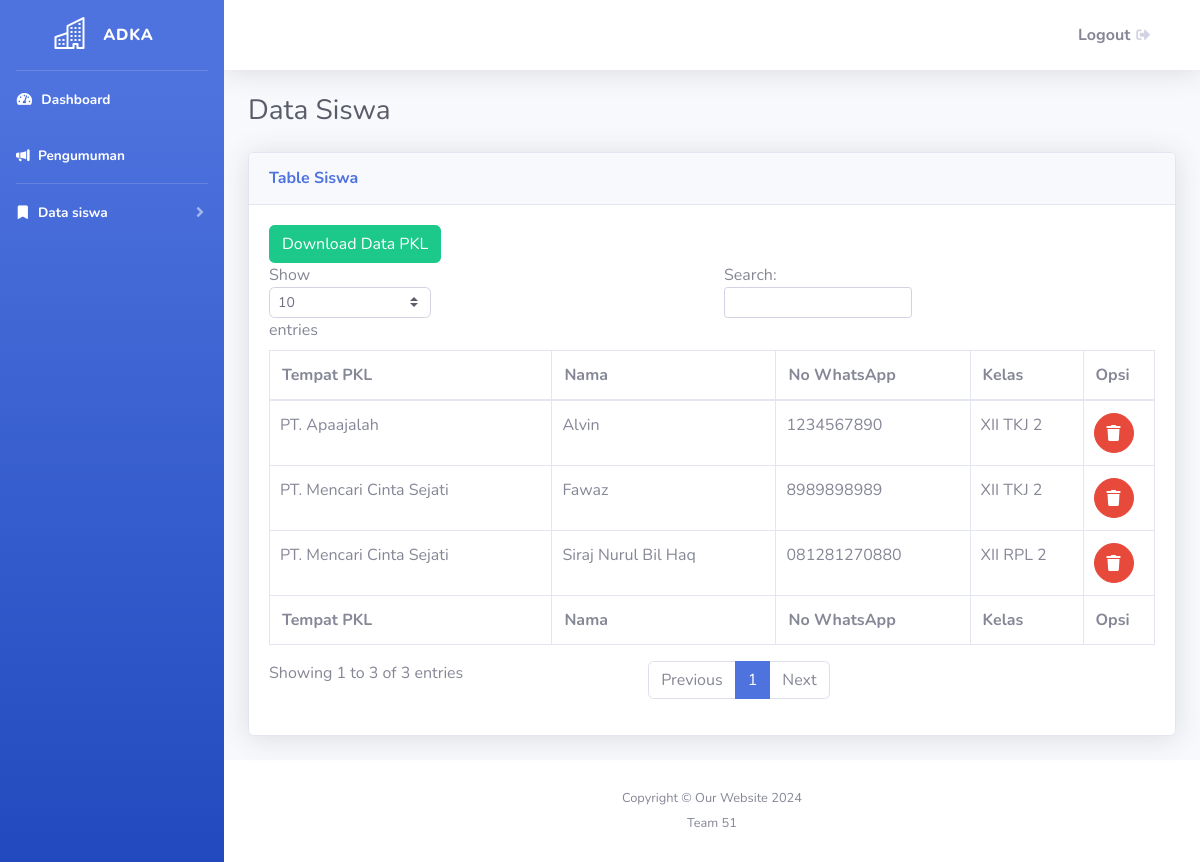
The page /public/pkl/data (signed in) on the database its author committed.
### tables this page shows
CREATE TABLE `tbl_pkl_daftar` (
  `id_daftar` int(11) NOT NULL,
  `id_info` int(11) NOT NULL,
  `id_siswa` int(11) NOT NULL
);

CREATE TABLE `tbl_sas_pkl` (
  `id_info` int(11) NOT NULL,
  `id_admin` int(11) NOT NULL,
  `title_info` varchar(50) NOT NULL,
  `deks_info` varchar(50) NOT NULL,
  `jml_pendaftar` int(11) NOT NULL,
  `created_by` int(11) NOT NULL,
  `created_at` timestamp NOT NULL DEFAULT current_timestamp()
);

CREATE TABLE `tbl_sas_siswa` (
  `id_siswa` int(11) NOT NULL,
  `name_siswa` varchar(50) NOT NULL,
  `nisn_siswa` varchar(10) NOT NULL,
  `address_siswa` varchar(255) NOT NULL,
  `noWA_siswa` varchar(255) NOT NULL,
  `id_jurusan` int(11) NOT NULL,
  `rombel_siswa` varchar(20) NOT NULL,
  `jurusan_siswa` varchar(50) NOT NULL,
  `foto_siswa` longblob NOT NULL,
  `status_siswa_active` tinyint(1) NOT NULL DEFAULT 1,
  `created_at` timestamp NOT NULL DEFAULT current_timestamp(),
  `updated_at` timestamp NOT NULL DEFAULT current_timestamp(),
  `created_by` int(11) DEFAULT NULL,
  `updated_by` int(11) DEFAULT NULL
);

### app/core/Controller.php (called while the page is built, shortened)
<?php
class Controller {
    public function view($view, $data = [])
    {
        require_once '../app/views/' . $view . '.php';
    }
    public function model($model)
    {
        return new $model;
    }
}

### app/controllers/Pkl.php (called while the page is built, shortened)
<?php
class Pkl extends Controller {
    public function data()
    {
        $data['judul'] = 'Pelatihan Kerja Lapangan';
        $data['pkl'] = $this->model('Pkl_model')->downloadPkl();
        $this->view('pkl/data', $data);
    }
}

### app/core/App.php (called while the page is built, shortened)
<?php
class App {
    protected $method = 'index';
    protected $params = [];
    public function __construct()
    {
        $url = $this->parseURL();
        if (!empty($url)) {
            if (file_exists('../app/controllers/' . $url[0] . '.php')) {
                unset($url[0]);
            }
        }
        $this->controller = new $this->controller;
        if( isset($url[1]) ) {
            if( method_exists($this->controller, $url[1]) ) {
                $this->method = $url[1];
            }
        }
        call_user_func_array([$this->controller, $this->method], $this->params);
    }
    public function parseURL()
    {
        if( isset($_GET['url']) ) {
            $url = rtrim($_GET['url'], '/');
            $url = filter_var($url, FILTER_SANITIZE_URL);
            $url = explode('/', $url);
            return $url;
        }
    }
}

### public/index.php (called while the page is built, shortened)
<?php
$app = new App();
?>

### app/core/Database.php (called while the page is built, shortened)
<?php
class Database {
    private $host = DB_HOST;
    private $user = DB_USER;
    private $pass = DB_PASS;
    private $db_name = DB_NAME;
    private $dbh;
    private $stmt;
    public function __construct()
    {
        $dsn = 'mysql:host=' . $this->host . ';dbname=' . $this->db_name;
        $option = [
            PDO::ATTR_PERSISTENT => true,
            PDO::ATTR_ERRMODE => PDO::ERRMODE_EXCEPTION
        ];
        try {
            $this->dbh = new PDO($dsn, $this->user, $this->pass, $option);
        } catch(PDOException $e) {
            die($e->getMessage());
        }
    }
    public function query($query)
    {
        $this->stmt = $this->dbh->prepare($query);
    }
    public function execute()
    {
        $this->stmt->execute();
    }
    public function resultSet()
    {
        $this->execute();
        return $this->stmt->fetchAll(PDO::FETCH_ASSOC);
    }
}

### app/models/Pkl_model.php (called while the page is built, shortened)
<?php
class pkl_model {
    private $db;
    public function __construct()
    {
        $this->db = new Database;
    }
    public function downloadPkl()
    {
        $this->db->query('SELECT
        pkl_daftar.id_daftar,
        pkl_daftar.id_info,
        pkl_daftar.id_siswa,
        pkl.title_info,
        siswa.name_siswa,
        siswa.rombel_siswa,
        siswa.noWA_siswa
        FROM
            tbl_pkl_daftar AS pkl_daftar
        JOIN
            tbl_sas_pkl AS pkl ON pkl_daftar.id_info = pkl.id_info
        JOIN
            tbl_sas_siswa AS siswa ON pkl_daftar.id_siswa = siswa.id_siswa;
        ');
        return $this->db->resultSet();
    }
}
?>

### app/views/pkl/data.php (the view, shortened to what this page needs)
<!DOCTYPE html>
<html lang="en">
<head>
    <link href="../vendor/fontawesome-free/css/all.min.css" rel="stylesheet" type="text/css">
    <link href="../css/sb-admin-2.min.css" rel="stylesheet">
    <link rel="stylesheet" href="https://cdn.jsdelivr.net/npm/bootstrap-icons@1.11.1/font/bootstrap-icons.css">
</head>
<body id="page-top">
    <div id="wrapper">
        <ul class="navbar-nav bg-gradient-primary sidebar sidebar-dark accordion" id="accordionSidebar">
            <a class="sidebar-brand d-flex align-items-center justify-content-center" href="#">
                <div class="sidebar-brand-icon">
                    <i class="bi bi-buildings"></i>
                </div>
                <div class="sidebar-brand-text mx-3">Adka</div>
            </a>
            <hr class="sidebar-divider my-0">
            <li class="nav-item active">
                <a class="nav-link" href="../home">
                    <i class="fas fa-fw fa-tachometer-alt"></i>
                    <span>Dashboard</span></a>
            </li>
            <li class="nav-item active">
                <a class="nav-link" href="../announcements">
                    <i class="bi bi-megaphone-fill"></i>
                    <span>Pengumuman</span></a>
            </li>
            <hr class="sidebar-divider my-0">
            <?php
            if (isset($_SESSION['email'])) {
                echo '<li class="nav-item active">';
                echo '    <a class="nav-link collapsed" href="#" data-toggle="collapse" data-target="#collapseTwo"';
                echo '        aria-expanded="true" aria-controls="collapseTwo">';
                echo '        <i class="bi bi-bookmark-fill"></i>';
                echo '        <span>Data siswa</span>';
                echo '    </a>';
                echo '</li>';
            }
            ?>
        </ul>
        <div id="content-wrapper" class="d-flex flex-column">
            <div id="content">
                <nav class="navbar navbar-expand navbar-light bg-white topbar mb-4 static-top shadow">
                    <ul class="navbar-nav ml-auto">
                        <li class="nav-item dropdown no-arrow">
                            <a class="dropdown-item" href="#" data-toggle="modal" data-target="#logoutModal" href="logout.php">
                                <span class="text-secondary font-weight-bold">Logout</span>
                                <i class="fas fa-sign-out-alt fa-sm fa-fw mr-2 text-gray-400"></i>
                            </a>
                        </li>
                    </ul>
                </nav>
                <div class="container-fluid">
                    <div class="d-sm-flex align-items-center justify-content-between mb-4">
                        <h1 class="h3 mb-0 text-gray-800">Data Siswa</h1>
                    </div>
                    <div class="card shadow mb-4">
                        <div class="card-header py-3">
                            <h6 class="m-0 font-weight-bold text-primary">Table Siswa</h6>
                        </div>
                        <div class="card-body">
                            <div class="table-responsive">
                                <table class="table table-bordered" id="dataTable" width="100%" cellspacing="0">
                                <?php if (isset($firstPkl['id_info'])) : ?>
                                    <button type="button" onclick="downloadData()" class="btn btn-success" id="downloadButton">
                                        Download Data PKL
                                    </button>
                                <?php endif; ?>
                                    <thead>
                                        <tr>
                                            <th>Tempat PKL</th>
                                            <th>Nama</th>
                                            <th>No WhatsApp</th>
                                            <th>Kelas</th>
                                            <th>Opsi</th>
                                        </tr>
                                    </thead>
                                    <tfoot>
                                        <tr>
                                            <th>Tempat PKL</th>
                                            <th>Nama</th>
                                            <th>No WhatsApp</th>
                                            <th>Kelas</th>
                                            <th>Opsi</th>
                                        </tr>
                                    </tfoot>
                                    <tbody>
                                    <?php
                                    foreach ($data['pkl'] as $pklData) {
                                        echo "<tr>";
                                        echo "<td style='padding-right:10px;padding-left:10px;'>" . $pklData["title_info"] . "</td>";
                                        echo "<td style='padding-right:10px;padding-left:10px;'>" . $pklData["name_siswa"] . "</td>";
                                        echo "<td style='padding-right:10px;padding-left:10px;'>" . $pklData["noWA_siswa"] . "</td>";
                                        echo "<td style='padding-right:10px;padding-left:10px;'>" . $pklData["rombel_siswa"] . "</td>";
                                        echo "<td style='padding-right:10px;padding-left:10px;'>
                                            <button class='btn btn-danger btn-circle' onclick='hapusSiswa(" . $pklData['id_daftar'] . ")'>
                                                <i class='fas fa-trash'></i>
                                            </button>
                                        </td>";
                                        echo "</tr>";
                                    }
                                    ?>
                                    </tbody>
                                </table>
                            </div>
                        </div>
                    </div>
                </div>
            </div>
            <footer class="sticky-footer bg-white">
                <div class="container my-auto">
                    <div class="copyright text-center my-auto">
                        <span>Copyright &copy; Our Website <?= date("Y") ?></span><br><br>
                        <span>Team 51</span>
                    </div>
                </div>
            </footer>
        </div>
    </div>
</body>
</html>

### rows shown on the page
tbl_pkl_daftar: id_info.title_info "PT. Mencari Cinta Sejati", id_siswa.name_siswa "Fawaz", id_siswa.noWA_siswa "8989898989", id_siswa.rombel_siswa "XII TKJ 2"
tbl_pkl_daftar: id_info.title_info "PT. Apaajalah", id_siswa.name_siswa "Alvin", id_siswa.noWA_siswa "1234567890", id_siswa.rombel_siswa "XII TKJ 2"
tbl_pkl_daftar: id_info.title_info "PT. Mencari Cinta Sejati", id_siswa.name_siswa "Siraj Nurul Bil Haq", id_siswa.noWA_siswa "081281270880", id_siswa.rombel_siswa "XII RPL 2"
